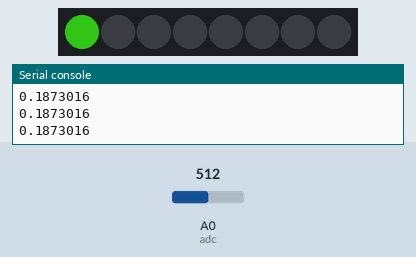
Recording of a program running on a simulated ESP8266 board running MicroPython. Shown: 8 RGB LEDs in strip order, left to right, the last lines printed to the serial console. The test bench sets the inputs (shaded band); at power-on: A0 (adc) = 512 (analog values on the 0–1023 scale). Dim RGB values are drawn brighter than linear.

Above: at 1.2 s.
1.3 s: A0 (adc) set to 486
2.8 s: A0 (adc) set to 455
At 3.3 s:
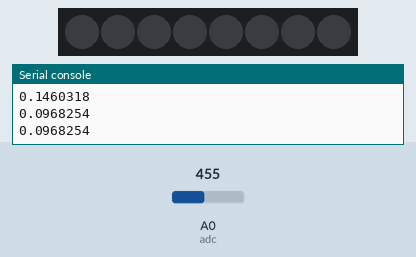
4.5 s: A0 (adc) set to 716
At 5.7 s:
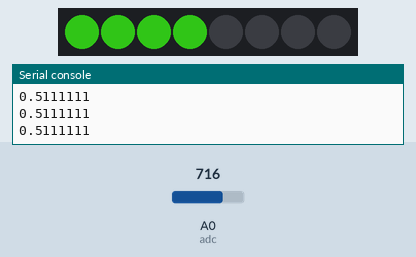
6.0 s: A0 (adc) set to 306
At 7.2 s:
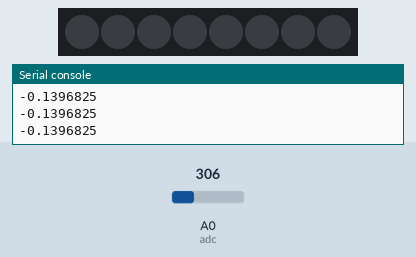
7.5 s: A0 (adc) set to 511
At 8.5 s:
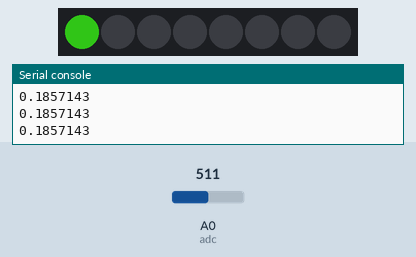
Timing chart, 0 to 10.0 s (numbered marks = the images above; inputs shaded):
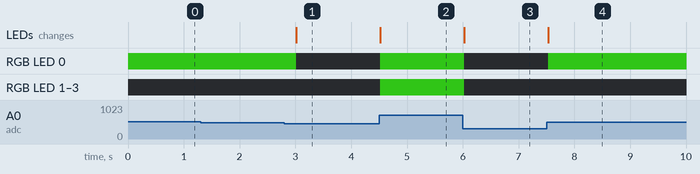

The program:

main.py
```python
"""
main.py
measure potentiometer and light up 0-8 lights
"""

import machine
import neopixel
import time

motd = "2018-12-15 happy"

adc = machine.ADC(0)
np = neopixel.NeoPixel(machine.Pin(4), 8)

while True:
    v = adc.read() #  394 - > 1024
    v = v -394
    v = v / 630
    #  v = v * 8
    l = int(8 * v)

    for i in range(0, l):
        np[i] = (23 ,94 ,11 )
    for i in range(l, 8):
        np[i] = (0, 0, 0)

    np.write()
    print(v)
    time.sleep_ms(250)
```

Measured:
- the behaviour switches between 473 and 472 on A0 (adc) (found by bisection; images 0 and 1)
- after the input at 2.8 s, RGB LED 0: RGB(23, 94, 11) → off after 0.21 s; the LEDs: change after 0.21 s (image 1)
- after the input at 4.5 s, RGB LED 0–3: off → RGB(23, 94, 11) at once; the LEDs: change at once (image 2)
- after the input at 6.0 s, RGB LED 0–3: RGB(23, 94, 11) → off at once; the LEDs: change at once (image 3)
- after the input at 7.5 s, RGB LED 0: off → RGB(23, 94, 11) at once; the LEDs: change at once (image 4)
